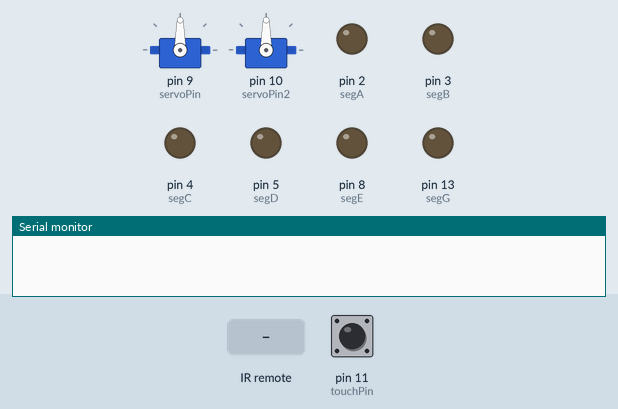
A sketch run on a simulated Arduino Uno, built with avr-gcc and run on an emulated ATmega328P. Parts: 2 × servo, output pins drawn as LEDs (lit = HIGH), the last lines printed to the serial monitor. Inputs (shaded band) come from the test bench; at power-on: pin 11 (touchPin) LOW.

Above: at 1.2 s.
1.3 s: infrared code 0xFF52AD received
At 1.6 s:
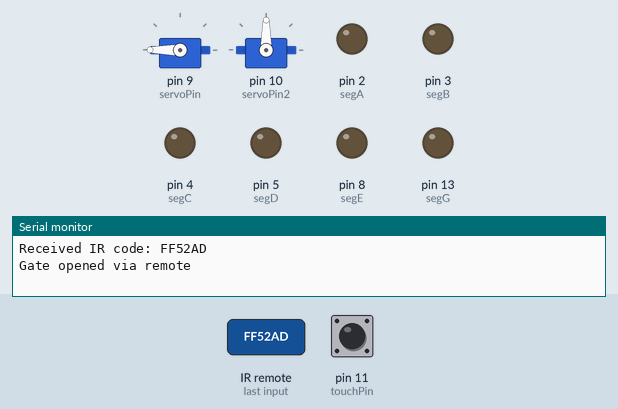
4.3 s: infrared code 0xFF4AB5 received
At 6.6 s:
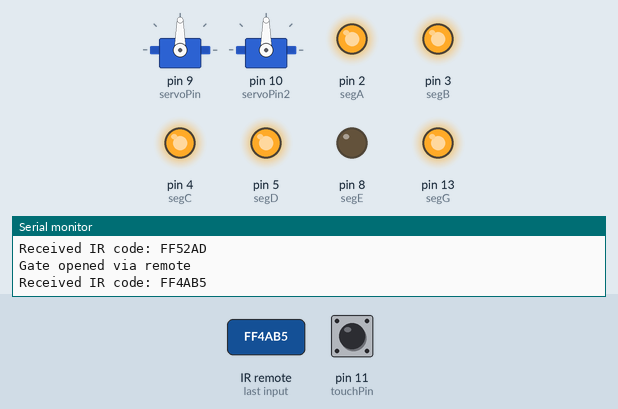
7.3 s: infrared code 0xFF4AB5 received
At 8.5 s:
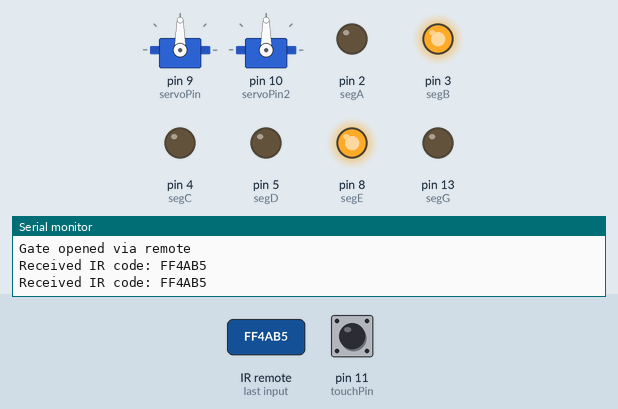
8.8 s: pin 11 (touchPin) pulled HIGH for 0.15 s
10.4 s: pin 11 (touchPin) pulled HIGH for 1 s
At 10.8 s:
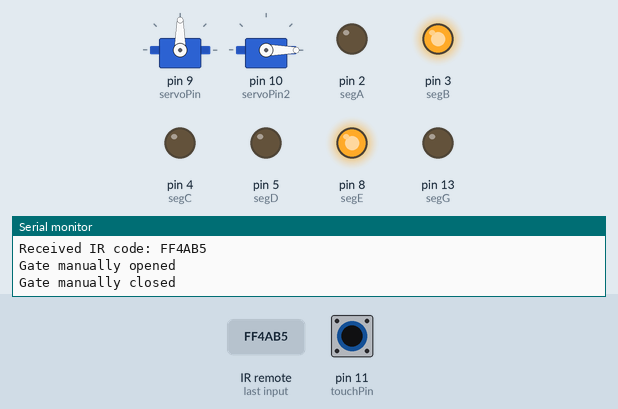
12.9 s: infrared code 0xFF52AD received
At 14.0 s:
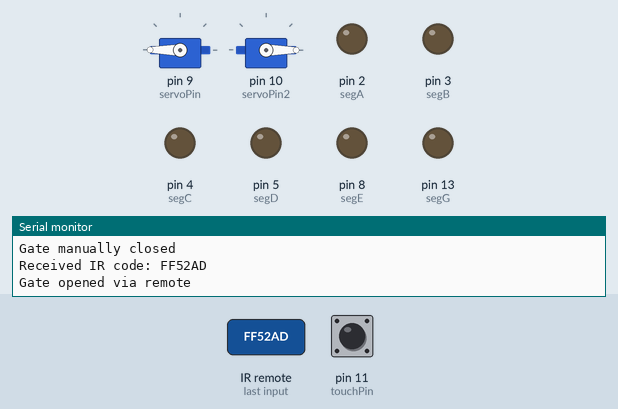
Timing chart, 0 to 19.4 s (numbered marks = the images above; inputs shaded):
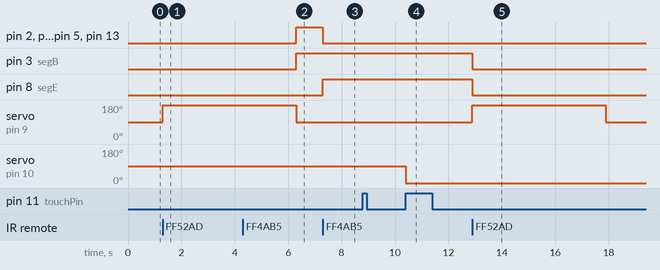

The sketch:

sketch_apr18a.ino
```cpp
#include <IRremote.h>
#include <Servo.h>

const int irPin = 12;
const int servoPin = 9;
const int servoPin2 = 10;
const int touchPin = 11;
const unsigned long openCode = 0xFF52AD;
const unsigned long closeCode = 0xFF4AB5;

// Define each segment pin, excluding 'f'
int segA = 2;
int segB = 3;
int segC = 4;
int segD = 5;
int segE = 8;
int segG = 13;

Servo Servo1, Servo2;              // Create servo objects
IRrecv irrecv(irPin);              // Create instance of IRrecv
decode_results results;            // Create instance of decode_results
int attemptsLeft = 3;              // Counter for incorrect button presses

bool gateOpen = false;         // Gate state variable
bool lastTouchState = LOW;

void setup() {
  pinMode(segA, OUTPUT);
  pinMode(segB, OUTPUT);
  pinMode(segC, OUTPUT);
  pinMode(segD, OUTPUT);
  pinMode(segE, OUTPUT);
  pinMode(segG, OUTPUT);

  Servo1.attach(servoPin);
  Servo2.attach(servoPin2);
  irrecv.enableIRIn();
  pinMode(touchPin, INPUT);
  Serial.begin(9600);
}

void loop() {
  if (irrecv.decode(&results)) {
    Serial.print("Received IR code: "); // Debugging line to see what's received
    Serial.println(results.value, HEX);

    if (results.value == openCode) {
      Servo1.write(180);
      clearDisplay();      // Open gate
      Serial.println("Gate opened via remote");
       delay(5000);                    // Wait for 5 seconds
      Servo1.write(90);

      // No changes to attempts or display here
    } else {
      // Handling all other IR codes
      if (attemptsLeft > 0) {
        attemptsLeft--; // Decrement attempts only for other codes
        updateDisplay(attemptsLeft); // Update display based on remaining attempts
      }
      if (attemptsLeft <= 0) {
        attemptsLeft = 3; // Reset attempts after reaching zero
        clearDisplay(); // Clear the display after third incorrect press
      }
    }
    irrecv.resume(); // Receive the next value
  }

  bool currentTouchState = digitalRead(touchPin);
  if (currentTouchState == HIGH && lastTouchState == LOW) {
    gateOpen = !gateOpen;
    if (gateOpen) {
      Servo2.write(90);
      Serial.println("Gate manually opened");
    } else {
      Servo2.write(0);
      Serial.println("Gate manually closed");
    }
    delay(500); // Debounce delay
  }
  lastTouchState = currentTouchState;
}


void updateDisplay(int number) {
  // Assume segments are wired directly to control each number uniquely
  // Implementations should turn off all segments, then turn on only the needed ones
  digitalWrite(segA, LOW);
  digitalWrite(segB, LOW);
  digitalWrite(segC, LOW);
  digitalWrite(segD, LOW);
  digitalWrite(segE, LOW);
  digitalWrite(segG, LOW);

  switch (number) {
    case 3:
      digitalWrite(segA, HIGH);
      digitalWrite(segB, HIGH);
      digitalWrite(segC, LOW);
      digitalWrite(segD, HIGH);
      digitalWrite(segE, HIGH);
      digitalWrite(segG, HIGH);
      break;
    case 2:
      digitalWrite(segA, HIGH);
      digitalWrite(segB, HIGH);
      digitalWrite(segC, HIGH);
      digitalWrite(segD, HIGH);
      digitalWrite(segE, LOW);
      digitalWrite(segG, HIGH);
      break;
    case 1:
      digitalWrite(segA, LOW);
      digitalWrite(segB, HIGH);
      digitalWrite(segC, LOW);
      digitalWrite(segD, LOW);
      digitalWrite(segE, HIGH);
      digitalWrite(segG, LOW);
      break;
    delay(1000); // Delay for 1 second to display "1" before turning off
    clearDisplay();
  }
}


void clearDisplay() {
  // Turns off all segments
  digitalWrite(segA, LOW);
  digitalWrite(segB, LOW);
  digitalWrite(segC, LOW);
  digitalWrite(segD, LOW);
  digitalWrite(segE, LOW);
  digitalWrite(segG, LOW);
}
```

Measured:
- after the input at 1.3 s, servo on pin 9 (servoPin): 90° → 180° at once
- after the input at 4.3 s, pin 2 (segA), pin 3 (segB), pin 4 (segC), pin 5 (segD), pin 13 (segG): LOW → HIGH after 2.0 s
- after the input at 7.3 s, pin 2 (segA), pin 4 (segC), pin 5 (segD), pin 13 (segG): HIGH → LOW at once; pin 8 (segE): LOW → HIGH at once
- after the input at 10.4 s, servo on pin 10 (servoPin2): 90° → 0° at once
- after the input at 12.9 s, pin 3 (segB), pin 8 (segE): HIGH → LOW at once; servo on pin 9 (servoPin): 90° → 180° at once, → 90° 5.0 s later
